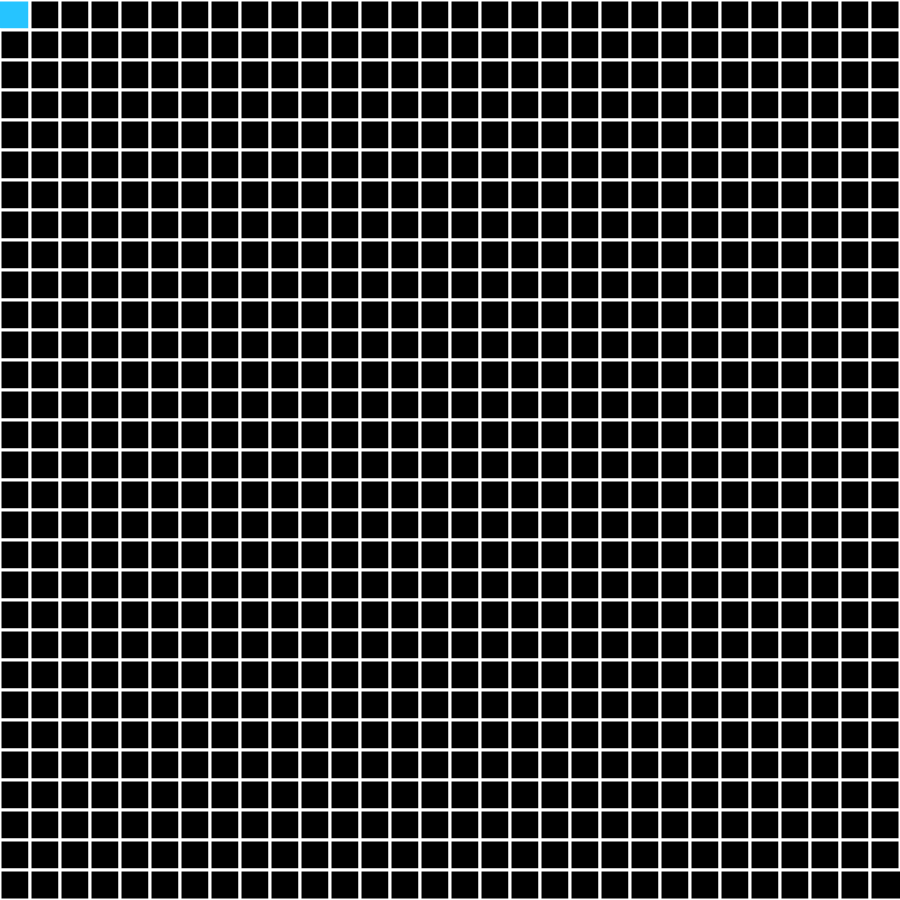
Frame 1 (no input)
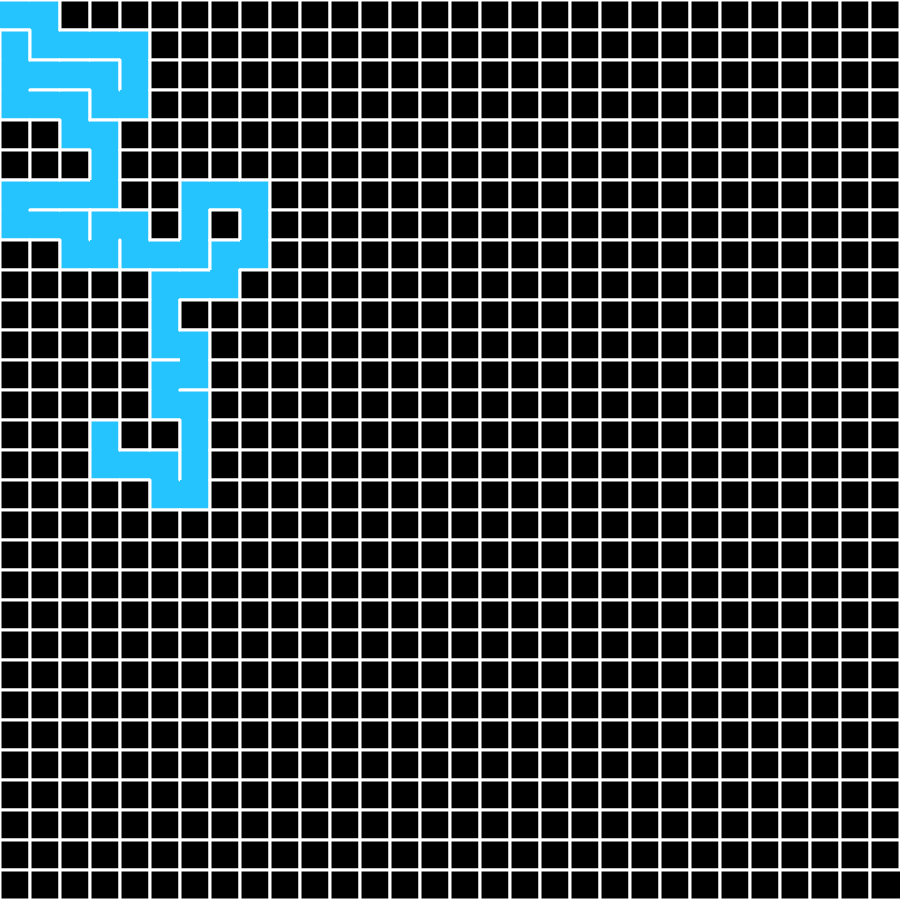
Frame 60 (no input)
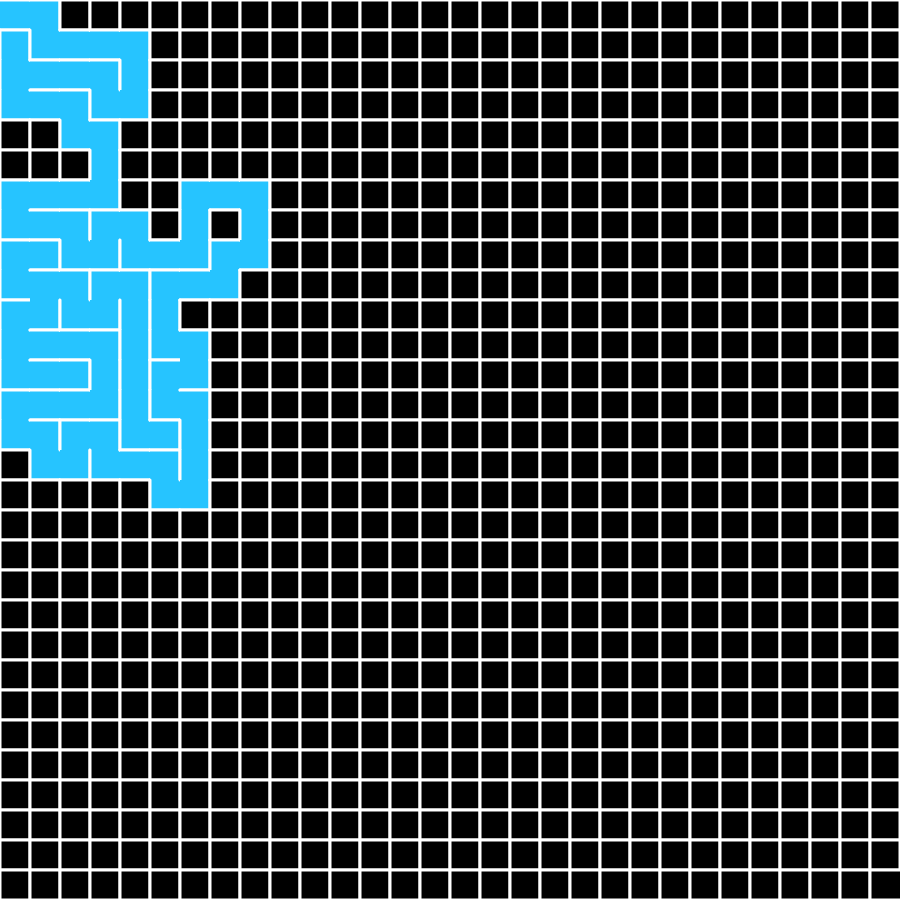
Frame 120 (the mouse pressed at the canvas centre since frame 60)

The p5.js sketch that drew these frames (run headless with seeded random() and noise() and a simulated clock; from frame 60 on, the mouse is pressed at the canvas centre):

// p5.js sketch
// ── sketch.js
//Maze generator (and its solving path)
//Miguel Rodríguez
//13-02-2024

const WIDTH = 900;
const HEIGHT = 900;
const n = 30;
const wn = WIDTH / n;
let prev;
let current;
let salida;
let terminado = false;
let board = [];
let camino = [];
let count = 0;
let salidaEncontrada = false

function setup() {
  createCanvas(WIDTH, HEIGHT);
  background(0);

  for (let i = 0; i < n; i++) {
    board[i] = [];
    for (let j = 0; j < n; j++) {
      board[i][j] = new Cell(i, j);
    }
  }

  current = board[0][0];
  current.w = false;
  current.visited = true;

  camino.push(current);

  salida = board[n - 1][n - 1];
  salida.e = false

  //noLoop()
}

function keyPressed() {
  redraw();
}

function draw() {
  
  if (count + 1 == n * n){ 
    terminado = true
    drawMaze()
    count++
  }
  
  if(terminado){
    translate(wn/2, wn/2)
    strokeWeight(5);
    stroke(255, 255, 0);
    let a = camino[0]
    let b = camino[1]
    camino.splice(0, 1)
    line(a.i*wn, a.j*wn, b.i*wn, b.j*wn)
    if(camino.length == 1){ 
      line(salida.i*wn, salida.j*wn, b.i*wn, b.j*wn)
      noLoop()
    }
    
    
  }
  
  else if (!terminado) {
    drawMaze()
    prev = current;
    current = current.move();
    
    if (current === undefined) {
      current = prev.prev;
      if(!salidaEncontrada) camino.pop();
    } 
    
    else {
      if(!(salida.i == current.i && salida.j == current.j) && !salidaEncontrada){
        camino.push(current);
      }
      if((salida.i == current.i && salida.j == current.j)) salidaEncontrada = true
      count++;
      
    }
    
   
  }
  //drawCamino()
}

function drawCamino(){
  push()
  translate(wn/2, wn/2)
  strokeWeight(6);
  stroke(255, 255, 0);
  for(let i = 0; i < camino.length-1; i++){
    let a = camino[i].i
    let b = camino[i].j
    let c = camino[i+1].i
    let d = camino[i+1].j
    line(a * wn, b * wn, c * wn, d * wn);
  }
  if(salidaEncontrada) line(camino[camino.length-1].i * wn, camino[camino.length-1].j * wn, salida.i * wn, salida.j * wn);
  pop()
}

function drawMaze() {
  background(0)
  for (let i = 0; i < n; i++) {
    for (let j = 0; j < n; j++) {
      board[i][j].show();
    }
  }
}

// ── cell.js
class Cell{
  constructor(i, j){
    this.i = i
    this.j = j
    this.prev = undefined
    this.visited = false
    
    this.n = true
    this.e = true
    this.s = true
    this.w = true
  }
  
  show(){
    push()
    noStroke()
    if(this.visited) fill(38, 196, 255)
    else fill(0)
    rect(this.i*wn, this.j*wn, wn, wn)
    
    stroke(255)
    strokeWeight(3)
    if(this.n) line(this.i*wn, this.j*wn, this.i*wn + wn, this.j*wn)
    if(this.e) line(this.i*wn + wn, this.j*wn, this.i*wn + wn, this.j*wn + wn)
    if(this.s) line(this.i*wn, this.j*wn + wn, this.i*wn + wn, this.j*wn + wn)
    if(this.w) line(this.i*wn, this.j*wn, this.i*wn, this.j*wn + wn)
    //console.log(this)
    pop()
  }
  
  isValid(x, y){
    if(x >= 0 && x < n && y >= 0 && y < n && !board[x][y].visited) return true
    // && !(salida.i == x && salida.j == y)
  }
  
  
  salida(){
    if(this.i + 1 == salida.i && this.j == salida.j){
      this.e = false
      salida.prev = this
      return salida
    }
    if(this.i + 1 == salida.i && this.j == salida.j){
      this.e = false
      salida.prev = this
      return salida
    }
    if(this.i + 1 == salida.i && this.j == salida.j){
      this.e = false
      salida.prev = this
      return salida
    }
    if(this.i + 1 == salida.i && this.j == salida.j){
      this.e = false
      salida.prev = this
      return salida
    }
    return undefined
  }
  
  move(){
    
    let res
    let options = [0, 1, 2, 3]
    
    while(options.length > 0){
      let rI = floor(random(0, options.length))
      let r = options[rI]
      if(r == 0) res = this.moveE()
      if(r == 1) res = this.moveS()
      if(r == 2) res = this.moveW()
      if(r == 3) res = this.moveN()
      if(res) return res
      else options.splice(rI, 1)
    }
    
    return undefined

  }
  
  moveE(){
    if(!this.isValid(this.i + 1, this.j)) return undefined
    let b = board[this.i + 1][this.j]
    b.w = false
    b.prev = this
    b.visited = true
    this.e = false
    return b
  }
  moveS(){
    if(!this.isValid(this.i, this.j + 1)) return undefined
    let b = board[this.i][this.j + 1]
    b.n = false
    b.prev = this
    b.visited = true
    this.s = false
    return b
  }
  moveW(){
    if(!this.isValid(this.i - 1, this.j)) return undefined
    let b = board[this.i - 1][this.j]
    b.e = false
    b.prev = this
    b.visited = true
    this.w = false
    return b
  }
  moveN(){
    if(!this.isValid(this.i, this.j - 1)) return undefined
    let b = board[this.i][this.j - 1]
    b.s = false
    b.prev = this
    b.visited = true
    this.n = false
    return b
  }
  
  
  
}
